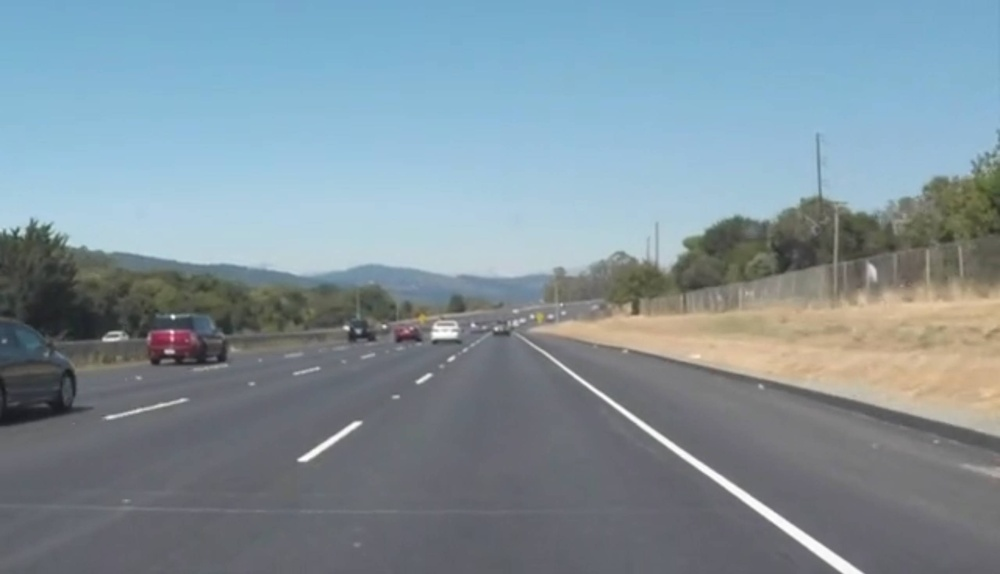
#> input picture 实验/实验二/code/test_img.jpg, 1000 x 574 px, shrunk from 2560 x 1469 before the run
$ jupyter execute --allow-errors main.ipynb
#> lines starting #> are read from the running program, lines starting #| are printed output that depends on the picture; after the words box and inside, x2 and y2 are one past the last pixel; in counts of white or black regions, pixels touching at a corner belong together
# 灰度转换

[cell 1]
import matplotlib.pyplot as plt
from PIL import Image
import numpy as np
import math

img = Image.open('./test_img.jpg')# 读取图像
#> img is the input picture: PIL image 1000x574 RGB; mean R, G, B 128.6, 145.8, 155.3
grey_img = np.array(img.convert('L'), dtype=np.int32)# 转为灰度图，再转为numpy数组
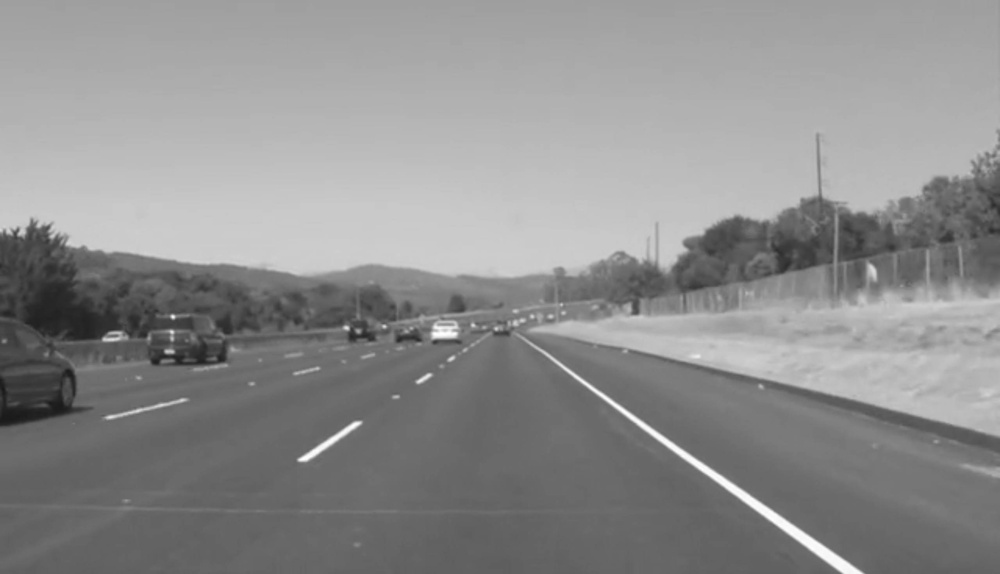
#> grey_img: shape (574, 1000) int32; min 24, max 255, mean 141.8

plt.imshow(grey_img, cmap='gray')#彩色图转灰度图
plt.show()

# 高斯滤波

[cell 2]
def gaussian_filter(sigma, size):
#> called with sigma = 0.8, size = 5
    middle = (size + 1)/2
    gaussian_function = lambda x,y : (1/(2*np.pi*sigma**2)) * np.exp(-((x**2 + y**2)/(2*sigma**2)))
    gau_filter = np.zeros((size, size))
    for i in range(size):
        for j in range(size):
            gau_filter[i][j] = gaussian_function(i-middle+1, j-middle+1)
    return gau_filter / np.sum(gau_filter)

def conv2d(input, kernel, bias=0, stride=1, padding=0):
    # input可以是图像经数组化的二维矩阵，kernel为卷积核本身输入，函数应可计算图像尺寸，改写卷积核，偏置，步长和填充。

    # 输入图像和卷积核的维度
#> called with kernel = array of shape (5, 5), bias = 0, stride = 1, padding = 1
    input_height, input_width = input.shape
#> input_height = 574; input_width = 1000
    kernel_height, kernel_width = kernel.shape

    # 计算输出图像的尺寸
    output_height = int(((input_height - kernel_height + 2 * padding) / stride) + 1)
#> output_height = 572
    output_width = int(((input_width - kernel_width + 2 * padding) / stride) + 1)
#> output_width = 998

    # 创建一个用于存储卷积结果的数组
    output = np.zeros((output_height, output_width))

    # 应用填充
    if padding > 0:
        input = np.pad(input, padding, mode='constant') # 填充常数，默认为0

    # 进行卷积操作
    for i in range(0, input_height - kernel_height + 1, stride):
        for j in range(0, input_width - kernel_width + 1, stride):
            output[i, j] = np.sum(input[i:i+kernel_height, j:j+kernel_width] * kernel) + bias

    return output

def filter(img, kernel):
    process_img = conv2d(img, kernel, 0, 1, 1)

    min_pixel = np.min(process_img)
#> min_pixel = 0
    max_pixel = np.max(process_img)
#> max_pixel = 252
    stretched_image = ((process_img - min_pixel) / (max_pixel - min_pixel)) * 255
    # stretched_image = stretched_image.astype(np.uint8)  # 转换为0-255之间的整数

    plt.figure(figsize=(12,6))
    plt.subplot(121)
    plt.imshow(img, cmap='gray')
    plt.subplot(122)
    plt.imshow(process_img, cmap='gray')#彩色图转灰度图
    plt.show()
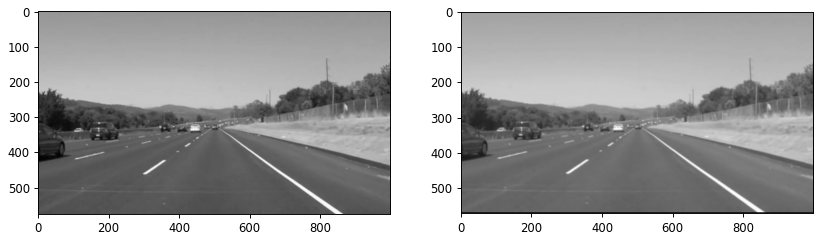
#> figure drawn by matplotlib, 2 panels

    print(process_img.dtype)
#| float64
    print(stretched_image.dtype)
#| float64

    return stretched_image

gau_filter = gaussian_filter(0.8, 5)
process_img = filter(grey_img, gau_filter)

# CANNY边缘检测
1. 高斯滤波去噪
2. 计算梯度的幅度与方向
   <div align=left></img></div>
3. 非极大值抑制，即适当地让边缘“变瘦”。
   1. 获得了梯度的幅度和方向后，遍历图像中的像素点，去除所有非边缘的点：逐一遍历像素点，判断当前像素点是否是周围像素点中具有相同梯度方向的最大值，并根据判断结果决定是否抑制该点
4. 确定边缘，使用双阈值算法确定边缘信息
5. 抑制孤立的弱边缘最终完成边缘检测
   1. 对于弱边缘像素，将会有一些争论，因为这些像素可以从真实边缘提取也可以是因噪声或颜色变化引起的。为了获得准确的结果，应该抑制由后者引起的弱边缘。通常，由真实边缘引起的弱边缘像素将连接到强边缘像素，而噪声响应未连接。为了跟踪边缘连接，通过查看弱边缘像素及其8个邻域像素，只要其中一个为强边缘像素，则该弱边缘点就可以保留为真实的边缘

[cell 3]
import numpy as np
from matplotlib import pyplot as plt
import math

# 假设 process_img 是一个 NumPy 数组
canny_img1 = np.array(process_img)

plt.figure(1)
plt.title('source')
plt.imshow(canny_img1, cmap='gray')

# 计算梯度
grad_x = np.zeros_like(canny_img1)
grad_y = np.zeros_like(canny_img1)

grad_x[1:-1, 1:-1] = canny_img1[1:-1, 2:] + canny_img1[:-2, 2:] + 2 * canny_img1[1:-1, 1:-1] - \
                    canny_img1[:-2, :-2] - canny_img1[1:-1, :-2] - 2 * canny_img1[:-2, 1:-1]
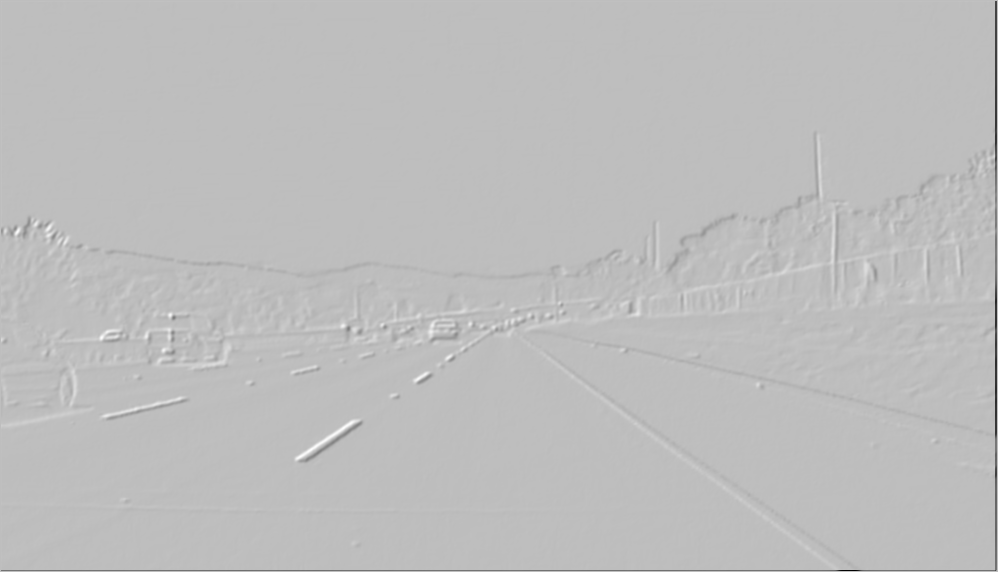
#> grad_x: shape (572, 998) float64; min -505.8, max 173, mean -1; drawn with min black and max white

grad_y[1:-1, 1:-1] = canny_img1[2:, :-2] + canny_img1[2:, 2:] + 2 * canny_img1[2:, 1:-1] - \
                    canny_img1[:-2, :-2] - canny_img1[:-2, 2:] - 2 * canny_img1[:-2, 1:-1]

grad_x = np.floor(grad_x / 4)
grad_y = np.floor(grad_y / 4)

grad_mag = np.floor(np.sqrt(grad_x**2 + grad_y**2))
grad_mag[grad_mag > 255] = 255
#> grad_mag: shape (572, 998) float64; min 0, max 255, mean 3.3

grad_dir = np.zeros_like(grad_x)
grad_dir[grad_x == 0] = 2  # y 方向
grad_dir[grad_x != 0] = np.floor(np.arctan2(grad_y[grad_x != 0], grad_x[grad_x != 0]) / (np.pi / 8))
grad_dir[(grad_dir < 0) & (grad_dir >= -3)] += 4  # 将负角度转换为正值
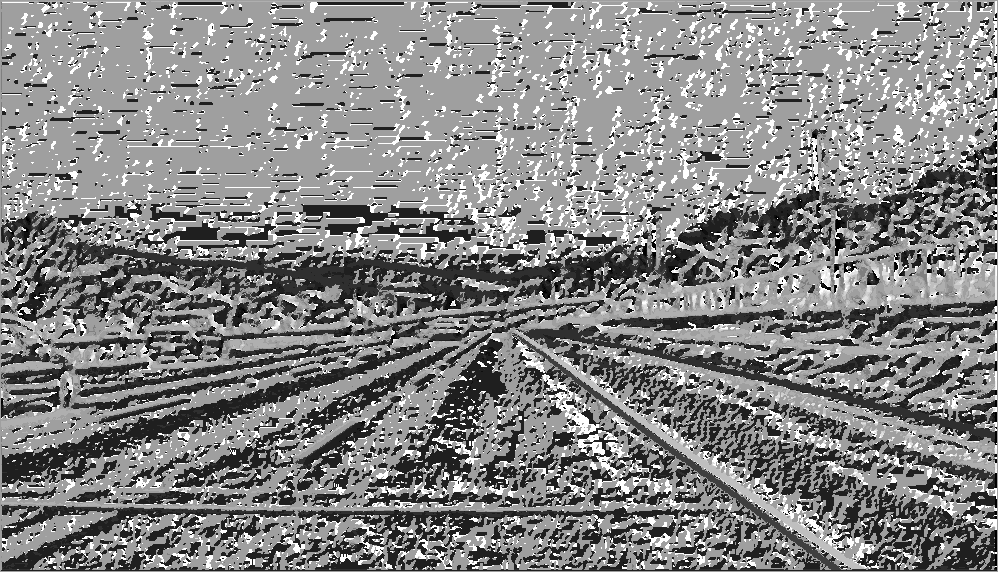
#> grad_dir: shape (572, 998) float64; min -8, max 8, mean 0.367; drawn with min black and max white

# 显示梯度幅度图
plt.figure(2)
plt.title('grad')
plt.imshow(grad_mag, cmap='gray')

# 非极大值抑制
canny_img2 = grad_mag.copy()

for j in range(1, grad_mag.shape[0] - 1):
    for i in range(1, grad_mag.shape[1] - 1):
        dir = grad_dir[j, i]
        grad_now = grad_mag[j, i]

        if dir == 0 and (grad_now < grad_mag[j, i + 1] or grad_now < grad_mag[j, i - 1]):
            canny_img2[j, i] = 0
        elif dir == 1 and (grad_now < grad_mag[j + 1, i + 1] or grad_now < grad_mag[j - 1, i - 1]):
            canny_img2[j, i] = 0
        elif dir == 2 and (grad_now < grad_mag[j + 1, i] or grad_now < grad_mag[j - 1, i]):
            canny_img2[j, i] = 0
        elif dir == 3 and (grad_now < grad_mag[j + 1, i - 1] or grad_now < grad_mag[j - 1, i + 1]):
            canny_img2[j, i] = 0
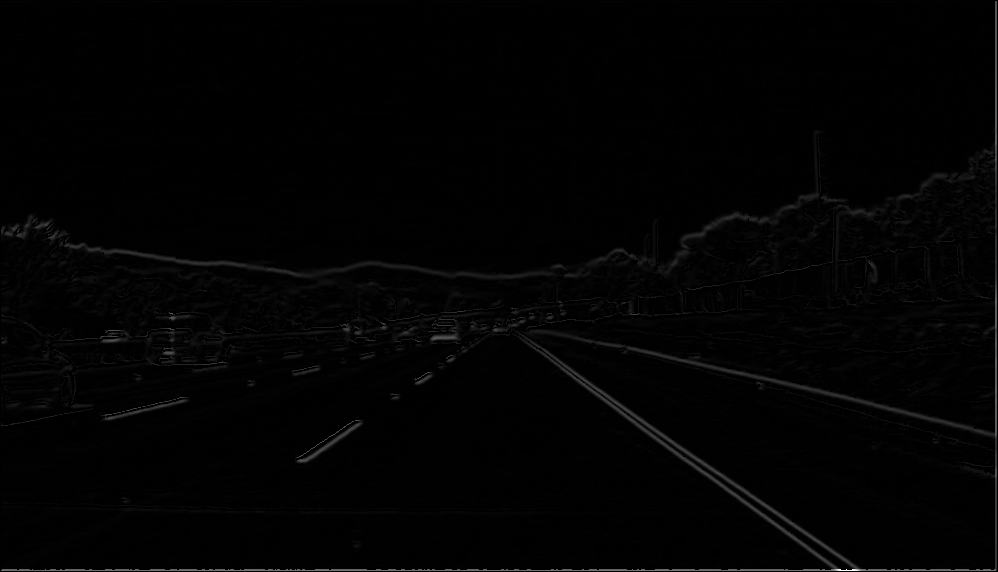
#> canny_img2: shape (572, 998) float64; min 0, max 255, mean 2.7

# 显示非极大值抑制后的结果
plt.figure(3)
plt.title('non-maximum')
plt.imshow(canny_img2, cmap='gray')

# 双阈值检测
low = 30
high = 40

canny_img2[(canny_img2 >= low) & (canny_img2 <= high)] = 255
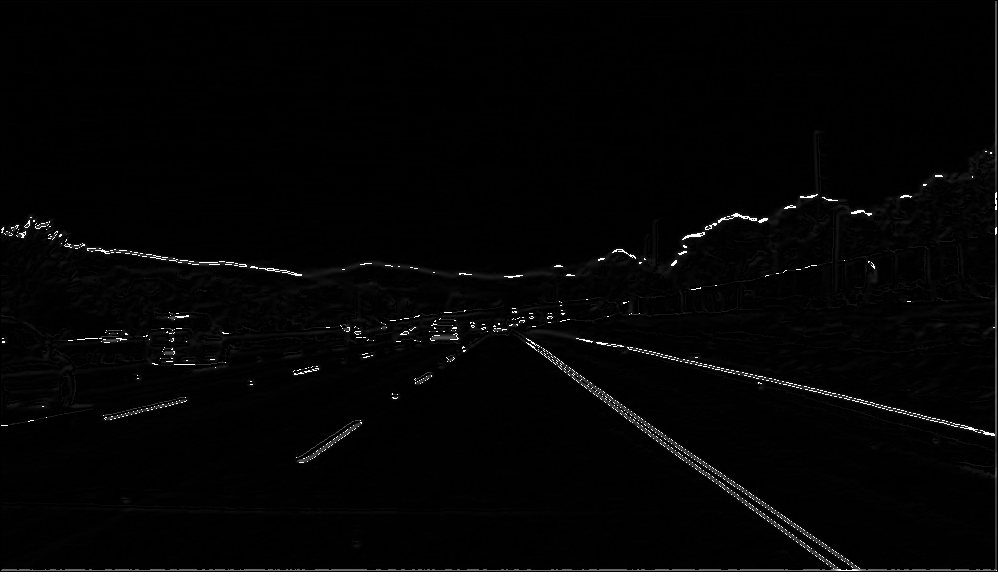
#> canny_img2: shape (572, 998) float64; 0.57% of pixels changed, all inside (x1, y1, x2, y2) = (1, 151, 997, 571)
canny_img2[canny_img2 < low] = 0

# 显示双阈值检测后的结果
plt.figure(4)
plt.title('double thresholding')
plt.imshow(canny_img2, cmap='gray')

# 抑制孤立的弱边缘
listx, listy = np.meshgrid([-1, 0, 1], [-1, 0, 1])
canny_img3 = canny_img2.copy()

for j in range(1, canny_img2.shape[0] - 1):
    for i in range(1, canny_img2.shape[1] - 1):
        if np.all(canny_img2[j + listy, i + listx] != 255):
            canny_img3[j, i] = 0
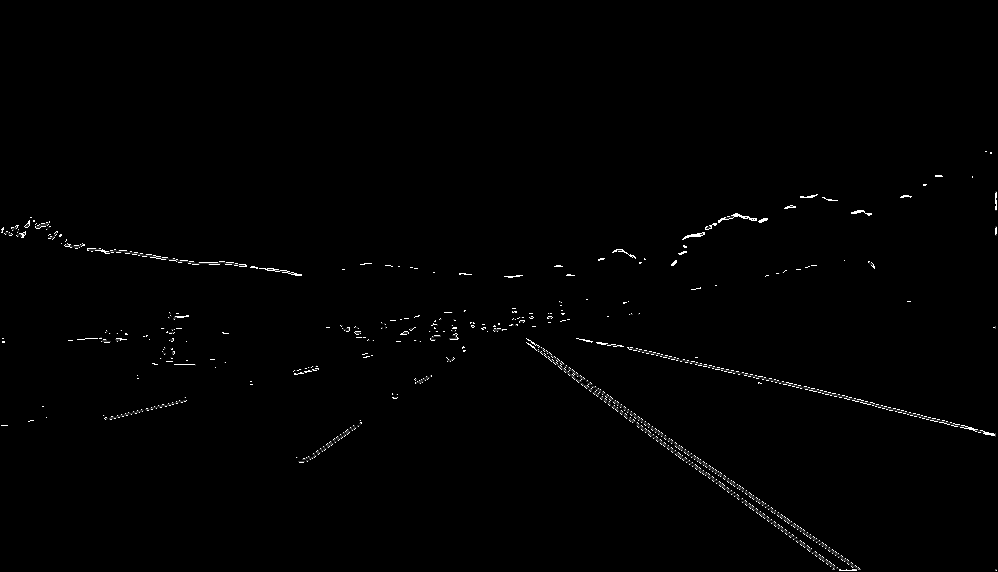
#> canny_img3: shape (572, 998) float64; min 0, max 255, mean 1.8

# 显示最终结果
plt.figure(5)
plt.title('canny_result')
plt.imshow(canny_img3, cmap='gray')

plt.show()

# 提取感兴趣区域ROI
1. 生成mask（掩膜）： 一个掩膜是一个与原始图像具有相同尺寸的图像，其中的像素值通常是二进制的，用于指示图像中哪些部分是感兴趣的（被保留）和哪些是不感兴趣的（被忽略）
2. 提取感兴趣区域（ROI）： 一旦有了掩膜，提取感兴趣区域就是通过将掩膜应用于原始图像，只保留掩膜中指定的区域

[cell 4]
import cv2

# 定义ROI区域
height, width = canny_img3.shape
#> height = 572; width = 998
roi_vertices = [(200, height), (width / 2-80, height / 2+60), (width / 2+80, height / 2+60), (width-200, height)]

# 创建掩膜
mask = np.zeros_like(canny_img3)
cv2.fillPoly(mask, [np.array(roi_vertices, np.int32)], 255)
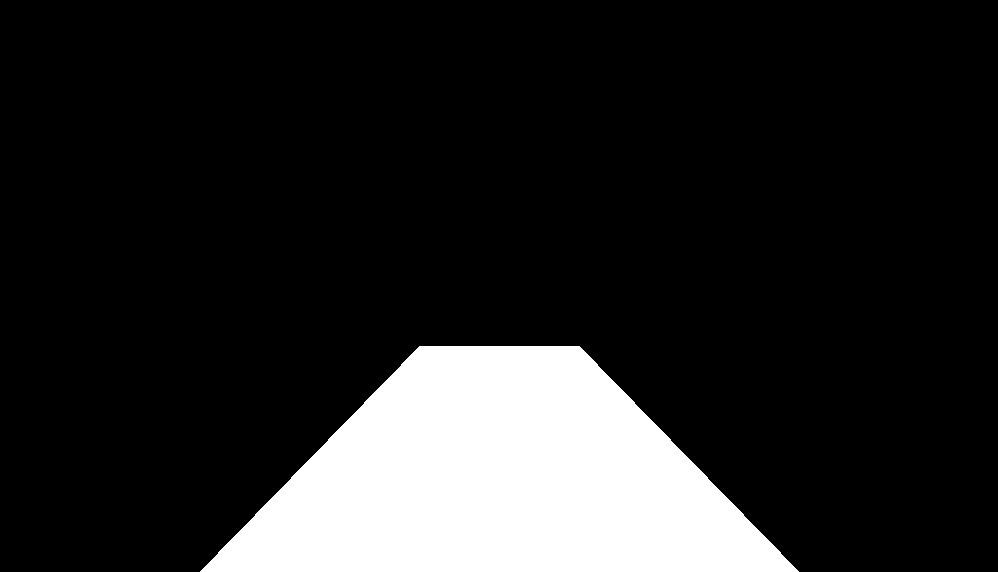
#> mask: shape (572, 998) float64; 15% white; 1 white region, box (x1, y1, x2, y2) and area: (200, 346, 799, 572) 85880

# 应用掩膜
masked_img = cv2.bitwise_and(canny_img3, mask)


# 显示原始图像和处理后的图像
mask = np.zeros((height, width), dtype=np.uint8)
cv2.fillPoly(mask, [np.array(roi_vertices, np.int32)], 255)

# 显示掩膜
plt.figure(6)
plt.imshow(mask, cmap='gray')
plt.figure(7)
plt.imshow(masked_img, cmap='gray')
plt.show()

# 霍夫变换
1. 大致原理为
   1. 笛卡尔空间中的一个点对应霍夫空间的一个直线，笛卡尔空间中的一个直线对应霍夫空间的一个点
   2. 当笛卡尔空间的n个点共线时，这n个点对应的霍夫空间的n条线也会交于一点，该点反过来对应笛卡尔空间n点共的那条线
   3. 对霍夫空间进行坐标变换，变换为极坐标，可以得到霍夫空间的线与笛卡尔空间的点的对应关系如下
      <div align=left></img></div>
   4. 将笛卡尔空间下的点均转为霍夫空间的线，并按以下方式求交点，取计数次数最多的点即为图片中的线
      <div align=left></img></div>
2. 详细原理见[文章](https://zhuanlan.zhihu.com/p/203292567)

[cell 5]
import cv2

def display_lines(image, lines):
    lines_image = np.zeros_like(image)
    #make sure array isn't empty
    if lines is not None:
        for line in lines:
            x1, y1, x2, y2 = line
            #draw lines on a black image
            cv2.line(lines_image, (x1, y1), (x2, y2), (255, 0, 0), 10)
    return lines_image

def make_points(image, average):
    # print(average)
    slope, y_int = average
    y1 = image.shape[0]
    #how long we want our lines to be --> 3/5 the size of the image
    y2 = int(y1 * (3/5))
    #determine algebraically
    x1 = int((y1 - y_int) // slope)
    x2 = int((y2 - y_int) // slope)
    return np.array([x1, y1, x2, y2])

def average(image, lines):
    left = []
    right = []
    for line in lines:
        # print(line)
        x1, y1, x2, y2 = line.reshape(4)
        #fit line to points, return slope and y-int
        parameters = np.polyfit((x1, x2), (y1, y2), 1)
        # print(parameters)
        slope = parameters[0]
        y_int = parameters[1]
        #lines on the right have positive slope, and lines on the left have neg slope
        if slope < 0:
            left.append((slope, y_int))
        else:
            right.append((slope, y_int))
    #takes average among all the columns (column0: slope, column1: y_int)
    right_avg = np.average(right, axis=0)
    left_avg = np.average(left, axis=0)
    #create lines based on averages calculates
    left_line = make_points(image, left_avg)
    right_line = make_points(image, right_avg)
    return np.array([left_line, right_line])

def hough_lines(image, rho_resolution, theta_resolution, threshold): # min_line_length max_line_gap
    # 图像的高度和宽度
#> called with rho_resolution = 1, theta_resolution = 0.0175, threshold = 100
    height, width = image.shape[:2]
#> height = 572; width = 998

    # 极坐标参数空间的大小
    rho_max = np.sqrt(height**2 + width**2)
#> rho_max = 1150.3
    rho_bins = int(2 * np.ceil(rho_max / rho_resolution)) + 1  # 向上取整并加1
#> rho_bins = 2303
    theta_bins = int(np.ceil(np.pi / theta_resolution))  # 向上取整

    # 构建累加器
    accumulator = np.zeros((rho_bins, theta_bins), dtype=np.uint8)

    # 遍历图像中的每个像素
    edges = np.argwhere(image != 0)
#> edges = 1321 pairs, first value 346 to 475, second value 307 to 705
    for y, x in edges:
        for theta_idx in range(theta_bins):
            theta = theta_idx * theta_resolution
            rho = x * np.cos(theta) + y * np.sin(theta)
            rho_idx = int(np.round(rho / rho_resolution)) + rho_bins // 2
            accumulator[rho_idx, theta_idx] += 1
#> this loop made 1321 passes
#> (y, x) on passes 1 to 3: (346, 463), (346, 531), (346, 532)
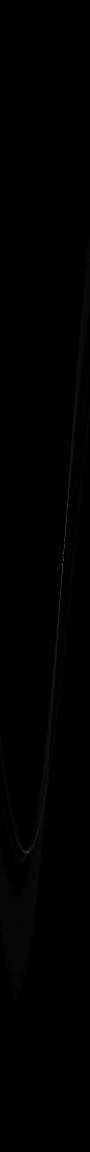
#> accumulator: shape (2303, 180) (shown at 1/2 size); min 0, max 181, mean 0.6

    # 根据阈值选取直线
    lines = []
    for rho_idx in range(rho_bins):
        for theta_idx in range(theta_bins):
            if accumulator[rho_idx, theta_idx] > threshold:
                rho = (rho_idx - rho_bins // 2) * rho_resolution
                theta = theta_idx * theta_resolution
                a = np.cos(theta)
                b = np.sin(theta)
                x0 = a * rho
                y0 = b * rho
                x1 = int(x0 + 1000 * (-b))
                y1 = int(y0 + 1000 * (a))
                x2 = int(x0 - 1000 * (-b))
                y2 = int(y0 - 1000 * (a))
                lines.append(np.array([[x1, y1, x2, y2]]))
#> after the loop, lines = 23 items, first 6: [[-731, -686, 823, 572]], [[-731, -685, 822, 573]], [[-732, -684, 821, 574]], [[-751, -662, 824, 568]], [[-751, -662, 824, 569]], [[-752, -660, 823, 570]]

    return np.array(lines)

masked_img_copy = masked_img.astype(np.uint8)
img2 = np.copy(img)

# lines = cv2.HoughLinesP(masked_img_copy, 2, np.pi/180, 100, np.array([]), minLineLength=40, maxLineGap=5)
# print(lines.shape)

rho_resolution = 1
theta_resolution = np.pi / 180
threshold = 100
min_line_length = 40
max_line_gap = 5
lines = hough_lines(masked_img_copy, rho_resolution, theta_resolution, threshold)
#> lines = 23 rows, first 6: [-731, -686, 823, 572], [-731, -685, 822, 573], [-732, -684, 821, 574], [-751, -662, 824, 568], [-751, -662, 824, 569], [-752, -660, 823, 570]
print(lines.shape)
#| (23, 1, 4)

#> (the rest of this cell did not finish here and is left out)

#> the loop in average, `for line in lines:` made 23 passes
#> (x1, y1, x2, y2, slope, y_int) on passes 1 to 12: (-731, -686, 823, 572, 0.81, -94.24), (-731, -685, 822, 573, 0.81, -92.86), (-732, -684, 821, 574, 0.81, -91.05), (-751, -662, 824, 568, 0.781, -75.5), (-751, -662, 824, 569, 0.782, -75.03), (-752, -660, 823, 570, 0.781, -72.72), (-753, -659, 822, 571, 0.781, -70.94), (-769, -640, 828, 562, 0.753, -61.2), (-770, -638, 826, 565, 0.754, -57.61), (-771, -637, 825, 565, 0.753, -56.33), (-772, -636, 825, 566, 0.753, -54.95), (-787, -617, 830, 557, 0.726, -45.61)
#> after the loop in average, `for line in lines:`: left = []; right = 23 items, first 6: (0.81, -94.24), (0.81, -92.86), (0.81, -91.05), (0.781, -75.5), (0.782, -75.03), (0.781, -72.72)
#> in average, `right_avg = np.average(right, axis=0)`: right_avg = [0.742, -51.44]
#> in average, `left_avg = np.average(left, axis=0)`: left_avg = nan
black_lines = display_lines(img2, averaged_lines)
#taking wighted sum of original image and lane lines image

# lanes = cv2.addWeighted(img2, 0, black_lines, 1, 1)
red_mask = (black_lines[:, :, 2] == 0) & (black_lines[:, :, 0] != 0) & (black_lines[:, :, 1] == 0)
print(red_mask)
# 直接将红线部分的像素改为红色
img2[red_mask] = [255, 0, 0]  # 设置为红色


plt.figure(8)
plt.title('result')
plt.imshow(img2)

plt.show()
# cv2.imshow("lanes", lanes)
